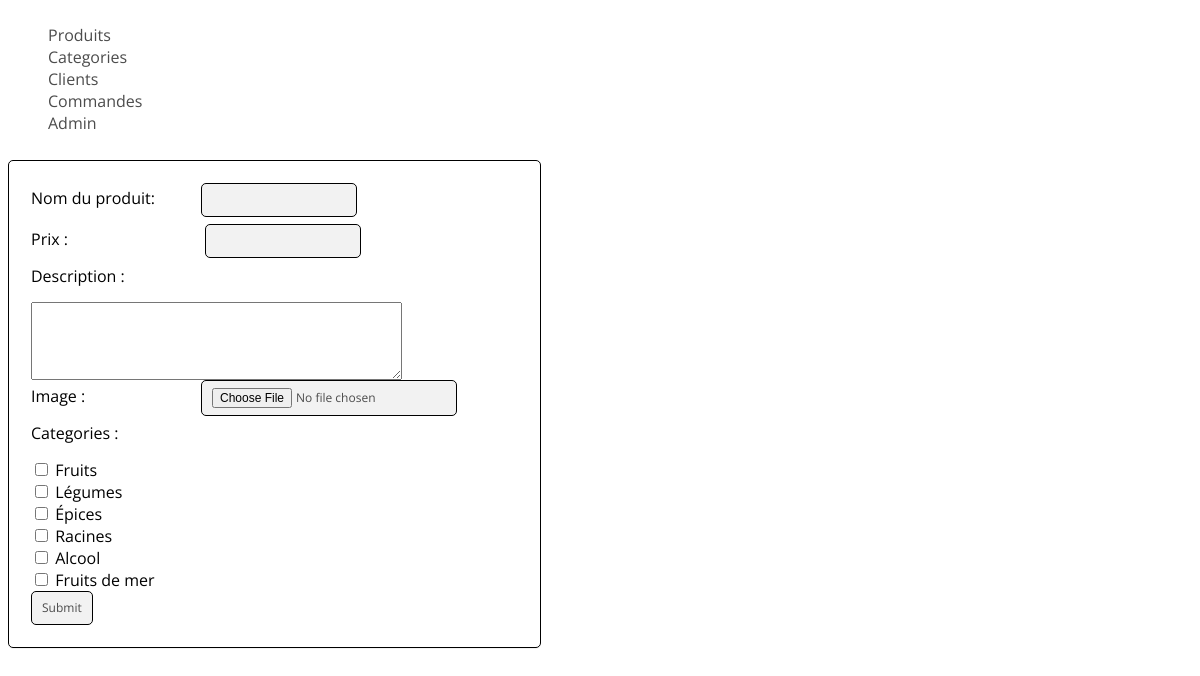
The app's page /admin/ajout.php (signed in) with its own data.
### tables this page shows
CREATE TABLE IF NOT EXISTS `categories` (
  `id` int(11) NOT NULL AUTO_INCREMENT,
  `nom` varchar(255) NOT NULL,
  PRIMARY KEY (`id`)
);

### admin/ajout.php (the view, shortened to what this page needs)
<?php
include 'core/header.php';
$query_cat = 'SELECT * FROM categories';
$array_cat = mysqli_query($link, $query_cat);
?>
<div class="form">
<form action="ajout.php" method="post" enctype="multipart/form-data">
	<fieldset>
		<div class="labele">
		<label for="name">Nom du produit: </label><input type="text" name="nom" value="" /> <br>
		<label for="prix">Prix : </label> <input type="number" name="prix" value=""> <br>
		<label for="descr">Description : </label> <textarea type="textarea" name ="descr" rows="4" cols="50"/> </textarea><br>
<label for=""> Image : </label><input name="ufile[]" type="file" id="ufile[]" size="50" /> <br>
<label>Categories  :</label> <br>
<?php while ($po = mysqli_fetch_assoc($array_cat)) { ?>
<INPUT type="checkbox" name="cate[]" value="<?php echo $po['id']; ?>"> <?php echo $po['nom']; ?> <br>
<?php
}
?>
		<input type="submit" name="submit">
	</div>
	</fieldset>
</form>
</div>

### css/trydotcss.css (style rules this page uses)
* { box-sizing: border-box; font-family: 'Open Sans', sans-serif; }
*::after, *::before { box-sizing: border-box; }
.form fieldset { border: 1px solid black; border-radius: 5px; box-shadow: 0 1px 0 0 rgba(0, 0, 0, 0.05); margin: 10px 0 25px; padding: 0; }
.labele { padding: 22px; }
.labele label { width: 170px; margin-bottom: 15px; display: inline-block; }
input { background: none repeat scroll 0 0 #f2f2f2; border: 1px solid black; border-radius: 5px; color: #4c4c4c; cursor: pointer; display: inline-block; font-size: 12px; line-height: 18px; outline: medium none; padding: 7px 10px 7px; transition: background-color 0.6s ease 0s; }
.form { float: left; margin-right: 5%; width: 45%; }

### records on screen
categories: nom "Fruits"
categories: nom "Légumes"
categories: nom "Épices"
categories: nom "Racines"
categories: nom "Alcool"
categories: nom "Fruits de mer"
